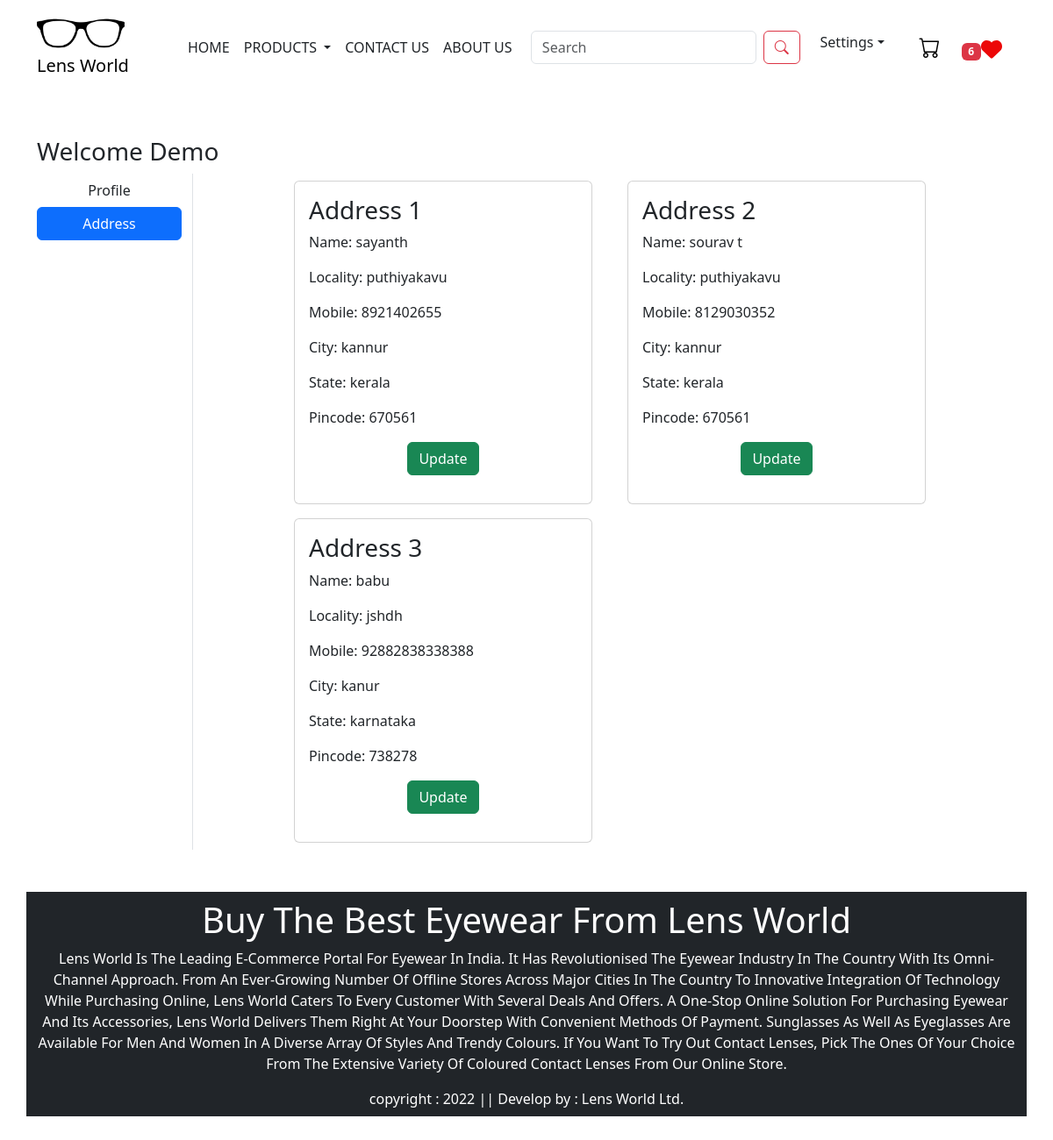
The page /address/ (signed in) on the database its author committed.
### myapp/models.py (models this page shows, shortened)
class Customer(models.Model):
    user = models.ForeignKey(User,on_delete=models.CASCADE)
    name = models.CharField( max_length=200)
    locality = models.CharField(max_length=200)
    city = models.CharField(max_length=50)
    mobile = models.IntegerField(default=0)
    pincode = models.IntegerField()
    state = models.CharField(choices=STATE_CHOICES,max_length=100)

### myapp/views.py (the view)
# urls.py: path("address/", views.address,name='address'),
def address(request):
    add = Customer.objects.filter(user=request.user)
    totalitem = 0
    wishlist = 0
    if request.user.is_authenticated:
        totalitem = len(Cart.objects.filter(user=request.user))
        wishitem = len(Wishlist.objects.filter(user=request.user))
    return render(request, 'app/address.html',locals())

### myapp/templates/app/address.html (shortened to what this page needs)
{% extends 'app/base.html' %}
{% load static %}
{% block main-content %}
<div class="container my-5">
    <div class="row">
        <h3>Welcome <span class="text-capitalize">{{request.user}}</span></h3>
    <div class="col-sm-2 border-end">
        <ul class="list-unstyled">
            <li class="d-grid"><a href="{% url 'profile' %}" class="btn ">Profile</a></li>
            <li class="d-grid"><a href="{% url 'address' %}" class="btn btn-primary">Address</a></li>
        </ul>
    </div>
    <div class="col-sm-8  offset-sm-1 ">
        <div class="row">
            {% for ad in add %}
            <div class="col-sm-6">
                <div class="card m-2">
                <div class="card-body">
                    <h3>Address {{forloop.counter}} </h3>
                    <p>Name: {{ad.name}}</p>
                    <p>Locality: {{ad.locality}}</p>
                    <p>Mobile: {{ad.mobile}}</p>
                    <p>City: {{ad.city}}</p>
                    <p>State: {{ad.state}}</p>
                    <p>Pincode: {{ad.pincode}}</p>
                    <p class="text-center"><a href="{% url 'updateAddress' pk=ad.id %}"
                    type="button" class="btn btn-success">Update</a></p>
                </div>
                </div>
            </div>
            {% endfor %}
        </div>
    </div>
{% endblock main-content %}

### rows shown on the page
Customer: name "sayanth", locality "puthiyakavu", mobile "8921402655", city "kannur", state "kerala", pincode "670561"
Customer: name "sourav t", locality "puthiyakavu", mobile "8129030352", city "kannur", state "kerala", pincode "670561"
Customer: name "babu", locality "jshdh", mobile "92882838338388", city "kanur", state "karnataka", pincode "738278"

### other values the page prints
{{ wishitem }} "6"
{{ request.user }} "Demo"
